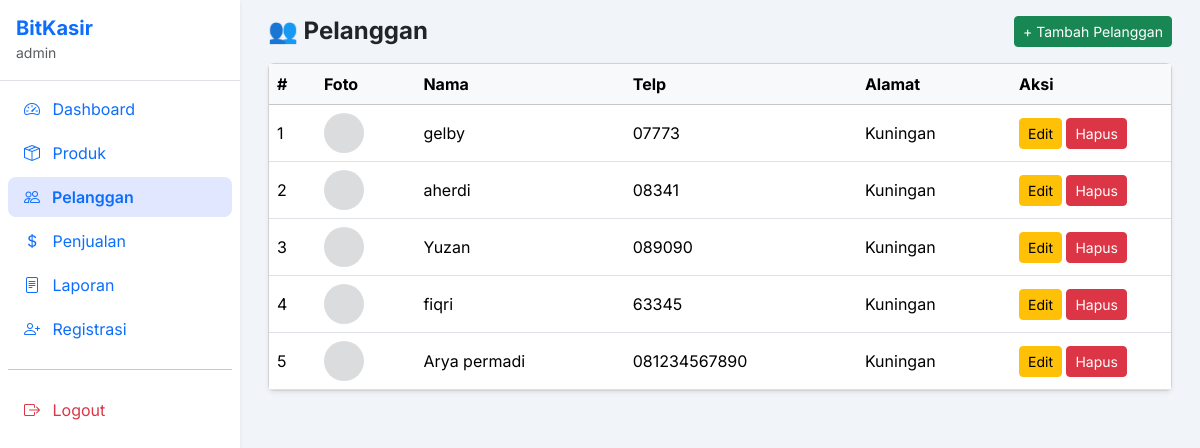
The page /dashboard.php?modul=pelanggan&aksi=tampil (signed in) on the database as committed earlier.
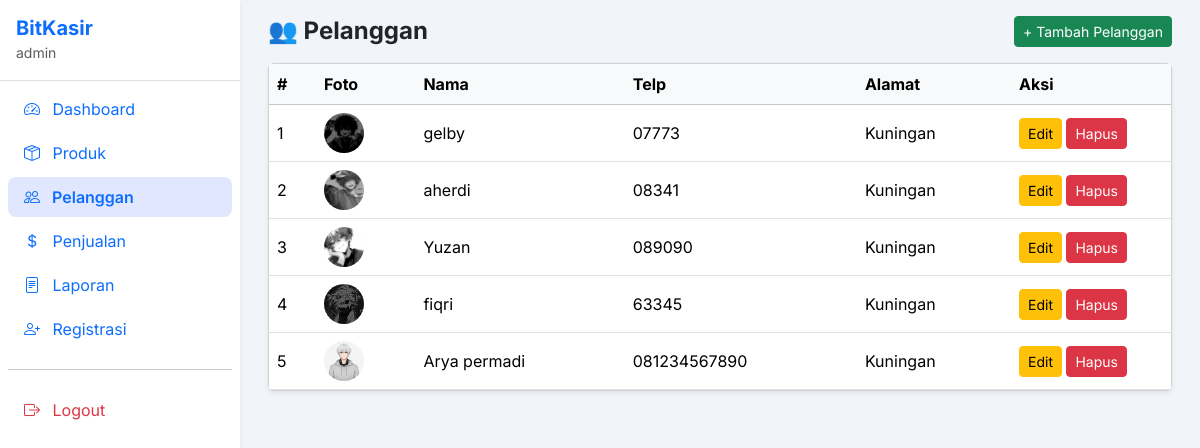
The same page on the database as committed later.
### tables this page shows
CREATE TABLE `pelanggan` (
  `PelangganID` int(11) NOT NULL,
  `Foto` varchar(225) NOT NULL,
  `NamaPelanggan` varchar(255) NOT NULL,
  `Alamat` text DEFAULT NULL,
  `NomorTelepon` varchar(20) DEFAULT NULL
);

### modules/pelanggan/tampil.php (the view)
<?php
require_once __DIR__ . '/../../includes/koneksi.php';
$res = mysqli_query($koneksi, "SELECT * FROM pelanggan ORDER BY PelangganID DESC");
$fotoDir = __DIR__ . '/../../uploads/pelanggan/';
$fotoUrl = '/kasir-app/uploads/pelanggan/';
?>
<div class="d-flex justify-content-between align-items-center mb-3">
  <h4 class="fw-bold mb-0">👥 Pelanggan</h4>
  <a href="dashboard.php?modul=pelanggan&aksi=tambah"
     class="btn btn-success btn-sm">+ Tambah Pelanggan</a>
</div>
<div class="card shadow-sm">
  <div class="card-body p-0">
    <table class="table table-hover align-middle mb-0">
      <thead class="table-light">
        <tr>
          <th>#</th>
          <th>Foto</th>
          <th>Nama</th>
          <th>Telp</th>
          <th>Alamat</th>
          <th width="160">Aksi</th>
        </tr>
      </thead>
      <tbody>
      <?php if (mysqli_num_rows($res) === 0): ?>
        <tr>
          <td colspan="6" class="text-center text-muted py-4">
            Belum ada pelanggan
          </td>
        </tr>
      <?php else: $no=1; while($p=mysqli_fetch_assoc($res)): ?>
        <tr>
          <td><?= $no++ ?></td>
          <td>
            <?php if ($p['Foto'] && file_exists($fotoDir.$p['Foto'])): ?>
              <img src="<?= $fotoUrl.$p['Foto'] ?>"
                   class="rounded-circle" width="40" height="40">
            <?php else: ?>
              <div class="rounded-circle bg-secondary opacity-25"
                   style="width:40px;height:40px"></div>
            <?php endif; ?>
          </td>
          <td><?= htmlspecialchars($p['NamaPelanggan']) ?></td>
          <td><?= htmlspecialchars($p['NomorTelepon']) ?></td>
          <td><?= htmlspecialchars($p['Alamat']) ?></td>
          <td>
            <a href="dashboard.php?modul=pelanggan&aksi=edit&id=<?= $p['PelangganID'] ?>"
               class="btn btn-sm btn-warning">Edit</a>
            <a href="dashboard.php?modul=pelanggan&aksi=hapus&id=<?= $p['PelangganID'] ?>"
               onclick="return confirm('Hapus pelanggan ini?')"
               class="btn btn-sm btn-danger">Hapus</a>
          </td>
        </tr>
      <?php endwhile; endif; ?>
      </tbody>
    </table>
  </div>
</div>

Rows that differ between the two databases and show on the page:
changed pelanggan "gelby": Foto: picture added
changed pelanggan "aherdi": Foto: picture added
changed pelanggan "Yuzan": Foto: picture added
changed pelanggan "fiqri": Foto: picture added
changed pelanggan "Arya permadi": Foto: picture added
